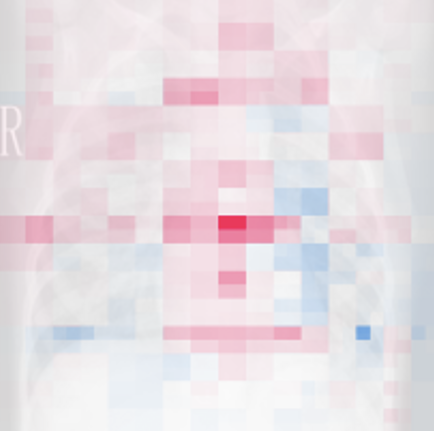
#> input picture finding/final shap/4881.png, 434 x 431 px, found by its file name
$ jupyter execute --allow-errors metrics.ipynb
#> lines starting #> are read from the running program, lines starting #| are printed output that depends on the picture
[cell 1]
import numpy as np
from PIL import Image
import cv2

def load_attrib_image(path, target_size=None, keep_uint8=False):
    # load image (RGB or grayscale), convert to single-channel float
#> called with keep_uint8 = False
    im = Image.open(path).convert('RGB')
    arr = np.asarray(im)  # H,W,3
    # if image is a colored heatmap, collapse to luminance (approx)
    gray = (0.2989*arr[...,0] + 0.5870*arr[...,1] + 0.1140*arr[...,2])
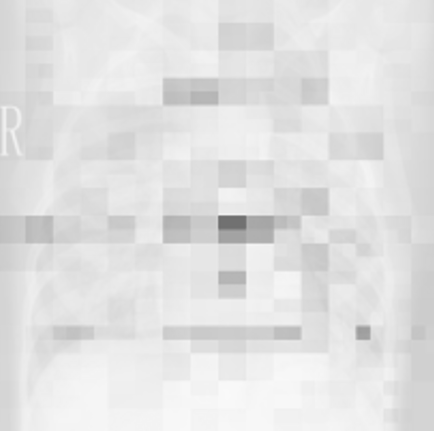
#> gray: shape (431, 434) float64; min 110.1, max 250, mean 226.4
    if target_size is not None:
        gray = cv2.resize(gray, (target_size[1], target_size[0]), interpolation=cv2.INTER_LINEAR)
    if keep_uint8:
        return gray
    return gray.astype(np.float32)

# [5 lines left out: function normalize_map, not called in this run]

# Example usage:
p_shap = [
    r"C:\Users\Ekaansh\OneDrive\Desktop\AB\research\SHAP\finding\final shap\4876.png",
    r"C:\Users\Ekaansh\OneDrive\Desktop\AB\research\SHAP\finding\final shap\4880.png",
    r"C:\Users\Ekaansh\OneDrive\Desktop\AB\research\SHAP\finding\final shap\4881.png",
    r"C:\Users\Ekaansh\OneDrive\Desktop\AB\research\SHAP\finding\final shap\4882.png",
    r"C:\Users\Ekaansh\OneDrive\Desktop\AB\research\SHAP\finding\final shap\4883.png",
    r"C:\Users\Ekaansh\OneDrive\Desktop\AB\research\SHAP\finding\final shap\4886.png",
    r"C:\Users\Ekaansh\OneDrive\Desktop\AB\research\SHAP\finding\final shap\4874.png",
    r"C:\Users\Ekaansh\OneDrive\Desktop\AB\research\SHAP\finding\final shap\4875.png"
]
p_grad = [
    r"D:\datasets\chest_xray\val\PNEUMONIA\person1954_bacteria_4886.jpeg",
    r"D:\datasets\chest_xray\val\PNEUMONIA\person1946_bacteria_4874.jpeg",
    r"D:\datasets\chest_xray\val\PNEUMONIA\person1946_bacteria_4875.jpeg",
    r"D:\datasets\chest_xray\val\PNEUMONIA\person1947_bacteria_4876.jpeg",
    r"D:\datasets\chest_xray\val\PNEUMONIA\person1949_bacteria_4880.jpeg",
    r"D:\datasets\chest_xray\val\PNEUMONIA\person1950_bacteria_4881.jpeg",
    r"D:\datasets\chest_xray\val\PNEUMONIA\person1951_bacteria_4882.jpeg",
    r"D:\datasets\chest_xray\val\PNEUMONIA\person1952_bacteria_4883.jpeg"
]


# first load shap to get shape (or choose a desired size)


idx = 2


m1 = load_attrib_image(p_shap[idx], target_size=None)
#> (the rest of this cell did not finish here and is left out)


map_shap = normalize_map(m1)
map_gradcam = normalize_map(m2)

# quick sanity prints
print("shap shape:", map_shap.shape, "min/max:", map_shap.min(), map_shap.max())
print("gradcam shape:", map_gradcam.shape, "min/max:", map_gradcam.min(), map_gradcam.max())

# save preprocessed arrays if you want
np.save("map_shap.npy", map_shap)
np.save("map_gradcam.npy", map_gradcam)

[cell 2]
# ------------------------------
# Sparsity + Faithfulness (AOPC)
# ------------------------------
import numpy as np
import pandas as pd
from PIL import Image
import cv2
import os


orig_img_path = r"D:\datasets\chest_xray\val\PNEUMONIA\person1946_bacteria_4875.jpeg"
true_class_index = 1
#> (the rest of this cell did not finish here and is left out)

[cell 3]
import pandas as pd
import matplotlib.pyplot as plt


df = pd.read_csv("explainability_metrics_summary.csv")
#> (reads explainability_metrics_summary.csv from the repository)

# Bar plot comparison
fig, ax1 = plt.subplots(figsize=(6,4))
ax1.bar(df['method'], df['aopc_mean_drop'], label='AOPC Mean Drop')
ax1.set_ylabel('AOPC Mean Drop', color='blue')
ax1.tick_params(axis='y', labelcolor='green')

ax2 = ax1.twinx()
ax2.plot(df['method'], df['sparsity_topmass_90'], color='red', marker='o', label='Sparsity (Top 90%)')
ax2.set_ylabel('Sparsity (Top 90%)', color='red')
ax2.tick_params(axis='y', labelcolor='red')

plt.title('AOPC vs Sparsity for SHAP and Grad-CAM')
plt.tight_layout()
plt.show()

[cell 4]
import numpy as np
import matplotlib.pyplot as plt

# Define perturbation fractions
pert_fracs = [0.01, 0.03, 0.05, 0.1, 0.2]

for i, row in df.iterrows():
    drops = list(map(float, row['prob_drops_by_frac'].split(';')))
    plt.plot(pert_fracs, drops, marker='o', label=row['method'])

plt.xlabel('Fraction of Top Pixels Removed')
plt.ylabel('Probability Drop (ΔP)')
plt.title('Faithfulness Curve (AOPC) – SHAP vs Grad-CAM')
plt.legend()
plt.grid(True, linestyle='--', alpha=0.6)
plt.show()
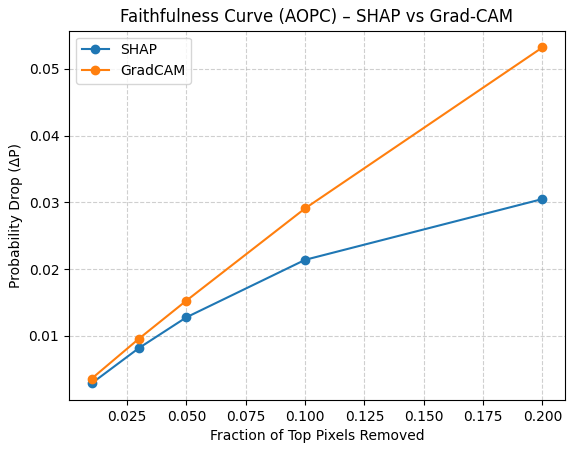
#> figure drawn by matplotlib, 1 panel

[cell 5]
fig, axes = plt.subplots(1, 2, figsize=(10,4))

# Left: AOPC & Sparsity
axes[0].bar(df['method'], df['aopc_mean_drop'], color='skyblue', label='AOPC')
axes[0].set_ylabel('AOPC Mean Drop')
axes[0].set_title('Faithfulness Comparison')

axes[1].bar(df['method'], df['sparsity_topmass_90'], color='salmon', label='Sparsity')
axes[1].set_ylabel('Sparsity (Top 90%)')
axes[1].set_title('Sparsity Comparison')

plt.tight_layout()
plt.show()
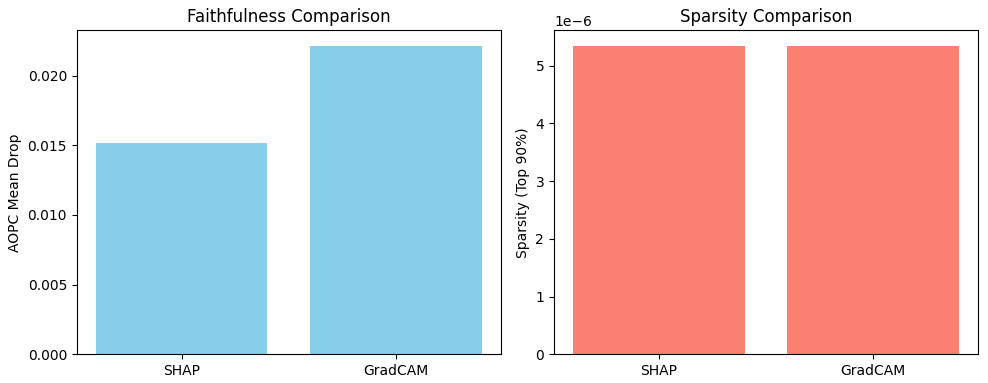
#> figure drawn by matplotlib, 2 panels

[cell 6]
import matplotlib.pyplot as plt
import numpy as np
import pandas as pd

df = pd.read_csv("explainability_metrics_summary.csv")

metrics = ['aopc_mean_drop', 'sparsity_topmass_90', 'orig_true_prob']
methods = df['method']
values = [df[m] for m in metrics]

values = [(v - v.min()) / (v.max() - v.min()) for v in values]
values = np.array(values).T

angles = np.linspace(0, 2*np.pi, len(metrics), endpoint=False).tolist()
angles += angles[:1]

fig, ax = plt.subplots(figsize=(5,5), subplot_kw=dict(polar=True))

for i, method in enumerate(methods):
    vals = values[i].tolist()
    vals += vals[:1]
    ax.plot(angles, vals, marker='o', label=method)
    ax.fill(angles, vals, alpha=0.2)

ax.set_xticks(angles[:-1])
ax.set_xticklabels(metrics)
plt.title("Explanation Metric Comparison (Radar View)")
plt.legend()
plt.show()
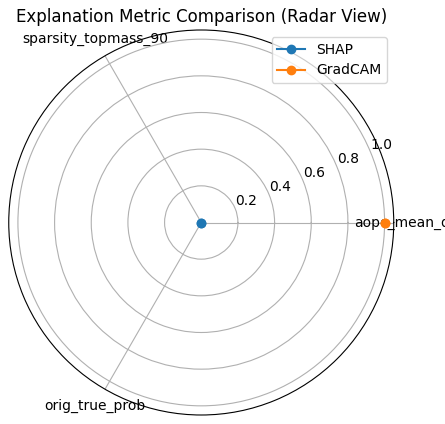
#> figure drawn by matplotlib, 1 panel

[cell 7]
import numpy as np
import matplotlib.pyplot as plt

pert_fracs = np.array([0.01, 0.03, 0.05, 0.1, 0.2])
areas = []

for _, row in df.iterrows():
    drops = np.array(list(map(float, row['prob_drops_by_frac'].split(';'))))
    area = np.trapz(drops, pert_fracs)  # numerical integration
    areas.append(area)

plt.bar(df['method'], areas, color=['steelblue', 'orange'])
plt.ylabel('AOPC Area (Integrated Faithfulness)')
plt.title('Integrated Faithfulness Score (Higher = Better)')
plt.show()
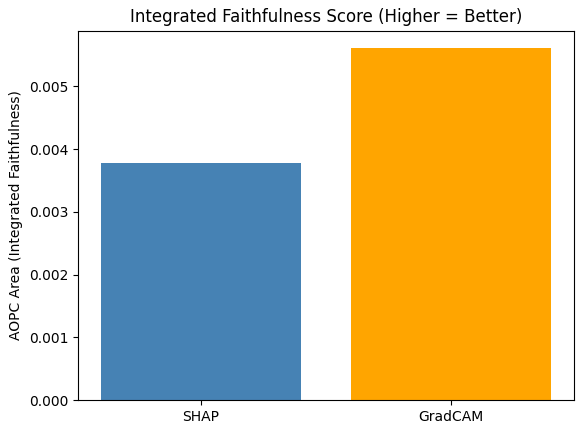
#> figure drawn by matplotlib, 1 panel

[cell 8]
plt.figure(figsize=(6,4))

for _, row in df.iterrows():
    drops = list(map(float, row['prob_drops_by_frac'].split(';')))
    plt.fill_between(pert_fracs, drops, alpha=0.3, label=row['method'])
    plt.plot(pert_fracs, drops, marker='o')

plt.xlabel('Fraction of Top Pixels Removed')
plt.ylabel('Probability Drop (ΔP)')
plt.title('Faithfulness Degradation Curves')
plt.legend()
plt.grid(True, linestyle='--', alpha=0.6)
plt.show()
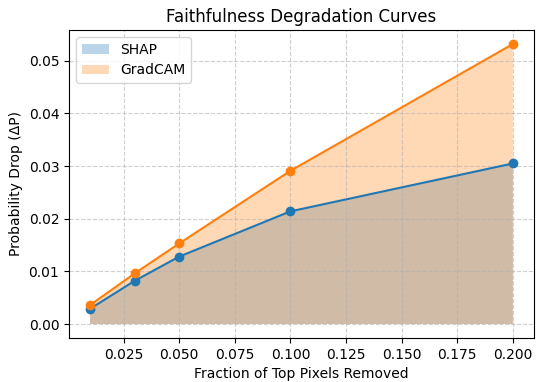
#> figure drawn by matplotlib, 1 panel

[cell 9]
metrics = ['aopc_mean_drop', 'sparsity_topmass_90']
fig, ax = plt.subplots(figsize=(6,3))
rank_data = df.set_index('method')[metrics].rank(ascending=False)
rank_data.plot(kind='bar', ax=ax)
plt.title('Ranking Across Metrics (Lower = Better Rank)')
plt.ylabel('Rank')
plt.show()
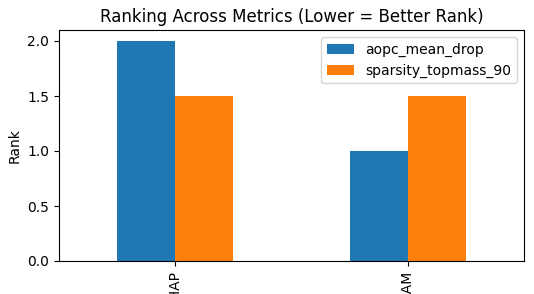
#> figure drawn by matplotlib, 1 panel
